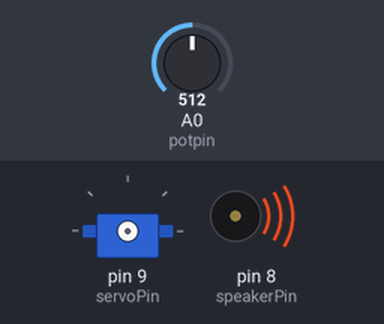
A sketch run on a simulated Arduino Uno, built with avr-gcc and run on an emulated ATmega328P. On the bench: servo, buzzer (waves = sounding). Inputs (shaded band) come from the test bench; at power-on: A0 (potpin) = 512.

Above: at 0.1 s.
At 41.7 s:
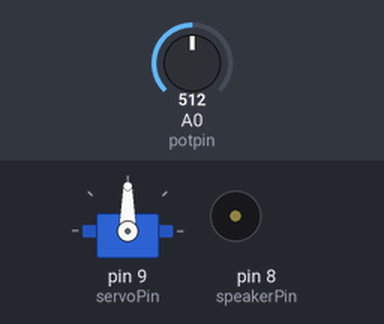
Timing chart, 0 to 43.2 s (numbered marks = the images above):
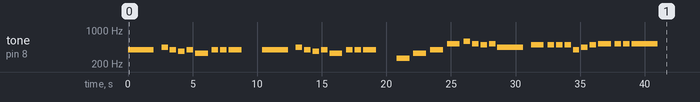

The sketch:

Project4.ino
```cpp
#include "pitches.h"

// notes in the melody:

const int speakerPin = 8;
const int servoPin = 9;

int melody[] = {
  NOTE_G4, NOTE_A4, NOTE_G4, NOTE_FS4, NOTE_G4, NOTE_E4, NOTE_G4, NOTE_G4, NOTE_G4, 0, NOTE_G4, NOTE_A4, NOTE_G4, NOTE_FS4, NOTE_G4, NOTE_E4, NOTE_G4, NOTE_G4, NOTE_G4, 0, NOTE_C4, NOTE_E4, NOTE_G4, NOTE_C5, NOTE_D5, NOTE_C5, NOTE_B4, NOTE_C5, NOTE_A4, NOTE_B4, NOTE_B4, NOTE_B4, NOTE_B4, NOTE_G4, NOTE_A4, NOTE_B4, NOTE_C5, NOTE_C5, NOTE_C5, NOTE_C5
};

// note durations: 4 = quarter note, 8 = eighth note, etc.:
int noteDurations[] = {
  1, 4, 4, 4, 4, 2, 4, 4, 2, 2, 1, 4, 4, 4, 4, 2, 4, 4, 2, 2, 2, 2, 2, 2, 4, 4, 4, 4, 1, 2, 4, 4, 4, 4, 4, 4, 2, 4, 4, 1
};

#include <Servo.h>

Servo myservo;  // create servo object to control a servo

int potpin = 0;  // analog pin used to connect the potentiometer
int val;    // variable to read the value from the analog pin

void setup() {
  // iterate over the notes of the melody:
  for (int thisNote = 0; thisNote < 40; thisNote++) {

    // to calculate the note duration, take one second divided by the note type.
    //e.g. quarter note = 1000 / 4, eighth note = 1000/8, etc.
    int noteDuration = 2000 / noteDurations[thisNote];
    tone(speakerPin, melody[thisNote], noteDuration);

    // to distinguish the notes, set a minimum time between them.
    // the note's duration + 30% seems to work well:
    int pauseBetweenNotes = noteDuration * 1.30;
    delay(pauseBetweenNotes);
    // stop the tone playing:
    noTone(speakerPin);
  }
  {
    myservo.attach(servoPin);  // attaches the servo on pin 9 to the servo object
  }
}

void loop() {
  // no need to repeat the melody.
  val = analogRead(potpin);            // reads the value of the potentiometer (value between 0 and 1023)
  val = map(val, 0, 1023, 0, 180);     // scale it to use it with the servo (value between 0 and 180)
  myservo.write(val);                  // sets the servo position according to the scaled value
  delay(15);
}
```
